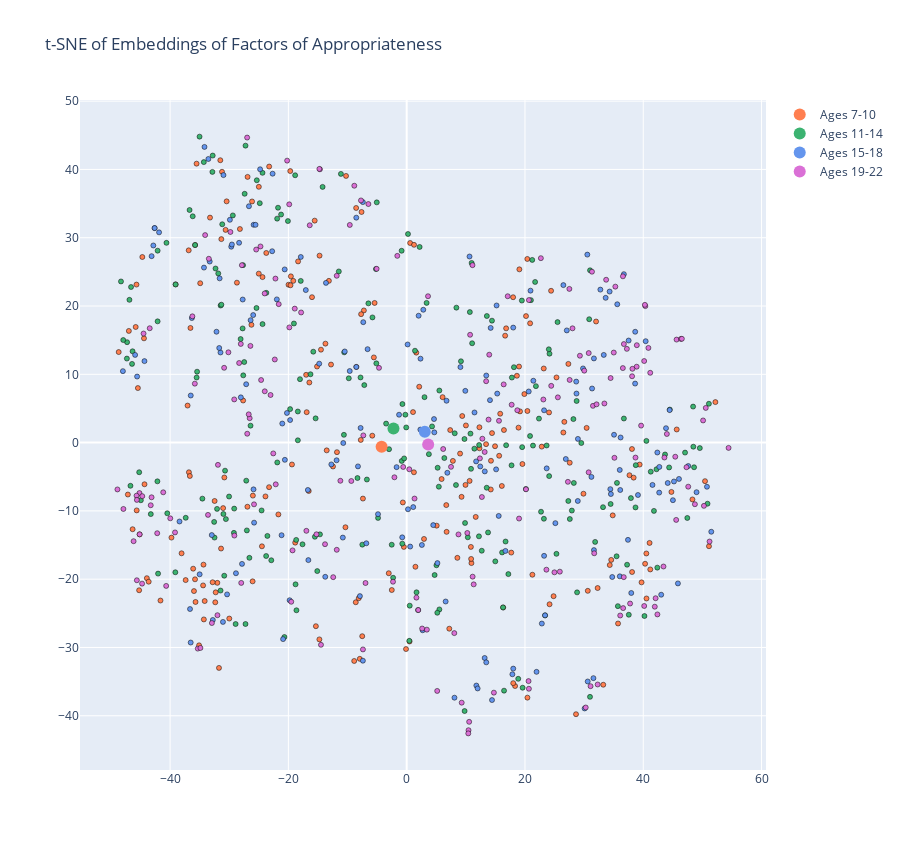

Notebook code cell kept with this figure:
### Markdown cell above
#### remove "none" responses

### Code cell
indexes = [tsne_x.index(x) for x in tsne_x if x < - 40]

subset = df.drop(indexes).reset_index(drop=True)
subset_q2_embeddings = subset['q2_embedding'].tolist()

subset_matrix = np.array(subset_q2_embeddings)

subset_tsne = TSNE(n_components=2, random_state=42)
subset_vis_dims = tsne.fit_transform(subset_matrix)
subset_tsne_x = [x for x, y in subset_vis_dims]
subset_tsne_y = [y for x,y in subset_vis_dims]

colors = [str(x) for x in subset['survey_num'].to_list()]
color_map = {1: 'coral', 2: 'mediumseagreen', 3: 'cornflowerblue', 4: 'orchid'}
fig = go.Figure()
fig.add_trace(go.Scatter(
    x=subset_tsne_x,
    y=subset_tsne_y,
    mode='markers',
    hoverinfo='all',
    text=subset['q2_24'].to_list(),
    marker=dict(
        size=5,
        color=[color_map[int(x)] for x in colors],
        line_width=0.5,
        line_color='black',
    ),
    showlegend=False,
))

fig.update_layout(
    title='t-SNE of Embeddings of Factors of Appropriateness',
    width=900,
    height=850,
)

fig.add_trace(go.Scatter(
    x=[np.mean([subset_tsne_x[i] for i in subset.query('survey_num == 1').index.to_list()])],
    y=[np.mean([subset_tsne_y[i] for i in subset.query('survey_num == 1').index.to_list()])],
    name = 'Ages 7-10',
    mode='markers',
    marker=dict(size=12, color="coral",)
))

fig.add_trace(go.Scatter(
    x=[np.mean([subset_tsne_x[i] for i in subset.query('survey_num == 2').index.to_list()])],
    y=[np.mean([subset_tsne_y[i] for i in subset.query('survey_num == 2').index.to_list()])],
    name = 'Ages 11-14',
    mode='markers',
    marker=dict(size=12, color="mediumseagreen",)
))

fig.add_trace(go.Scatter(
    x=[np.mean([subset_tsne_x[i] for i in subset.query('survey_num == 3').index.to_list()])],
    y=[np.mean([subset_tsne_y[i] for i in subset.query('survey_num == 3').index.to_list()])],
    name = 'Ages 15-18',
    mode='markers',
    marker=dict(size=12, color="cornflowerblue",)
))

fig.add_trace(go.Scatter(
    x=[np.mean([subset_tsne_x[i] for i in subset.query('survey_num == 4').index.to_list()])],
    y=[np.mean([subset_tsne_y[i] for i in subset.query('survey_num == 4').index.to_list()])],
    name = 'Ages 19-22',
    mode='markers',
    marker=dict(size=12, color="orchid",)
))


fig.write_html('../../figures/q2_tsne_subset.html')

fig.write_image('../../figures/q2_tsne_subset.png')

fig.show()

### Figure 1 — Plotly figure (JSON) as saved in the notebook; plotly's stock layout.template omitted (floating-point values rounded to 4 significant figures; data arrays with more than 128 entries replaced by an {"elided": "..."} marker saying what was removed)
{"data": [{"hoverinfo": "all", "marker": {"color": {"elided": "829 str values"}, "line": {"color": "black", "width": 0.5}, "size": 5}, "mode": "markers", "showlegend": false, "text": {"elided": "829 str values"}, "type": "scatter", "x": {"elided": "829 float values"}, "y": {"elided": "829 float values"}}, {"marker": {"color": "coral", "size": 12}, "mode": "markers", "name": "Ages 7-10", "type": "scatter", "x": [-4.24], "y": [-0.6242]}, {"marker": {"color": "mediumseagreen", "size": 12}, "mode": "markers", "name": "Ages 11-14", "type": "scatter", "x": [-2.234], "y": [2.077]}, {"marker": {"color": "cornflowerblue", "size": 12}, "mode": "markers", "name": "Ages 15-18", "type": "scatter", "x": [3.063], "y": [1.592]}, {"marker": {"color": "orchid", "size": 12}, "mode": "markers", "name": "Ages 19-22", "type": "scatter", "x": [3.634], "y": [-0.2893]}], "layout": {"height": 850, "title": {"text": "t-SNE of Embeddings of Factors of Appropriateness"}, "width": 900}}
